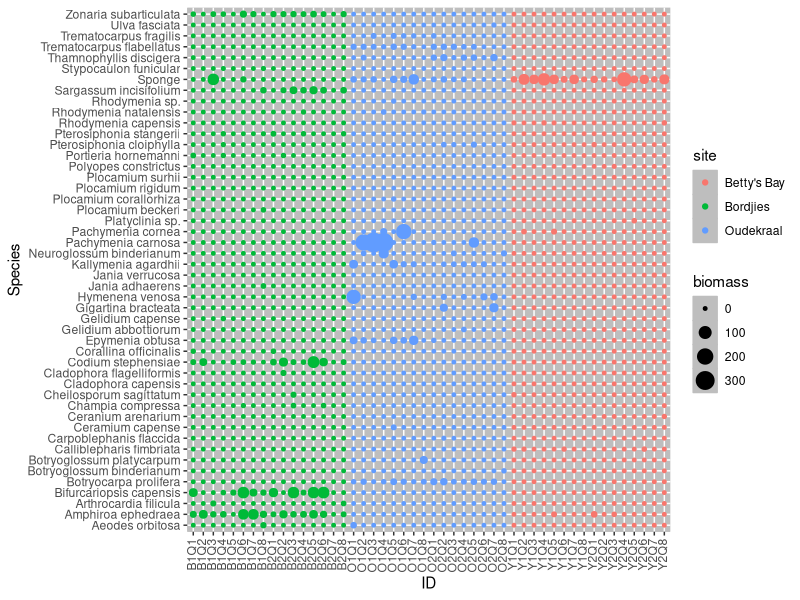

Generate this figure with R: (Note: this script raises an error after producing the figure.)
## ---- chunk 1
knitr::opts_chunk$set(include = TRUE, echo = FALSE, warning = FALSE,
                      message = FALSE, tidy = FALSE, cache = FALSE,
                      fig.align = 'center',
                      fig.show = 'hold', fig.path = 'figures/deeper-')
## ---- chunk 2

library(tidyverse)
library(vegan)
library(ggplot2)
library(reshape2)
library(gridExtra)

## ---- chunk 3

flora_df <- read.csv(file = "data/flora.csv", check.names = FALSE)
fauna_df <- read.csv(file = "data/fauna.csv", check.names = FALSE)
benthic <- read.csv(file = "data/benthic.csv", check.names = FALSE)
cover_df <- read.csv(file = "data/cover.csv", check.names = FALSE)
kelp_df <- read.csv(file = "data/kelp.csv", check.names = FALSE)

## ---- chunk 4

flora_lng <- melt(data = flora_df, value.name = "biomass", id.vars = c("site", "id"), variable.name = "species")

plot_flora <- ggplot(data = flora_lng, aes(x=id, y=species, colour = site, size =biomass)) +                   geom_point() + 
              theme(axis.text.x=element_text(angle = 90, hjust = 1, vjust = 0.3)) +
              theme(panel.background = element_rect(fill = 'grey', colour = 'grey')) +
              ylab("Species") + 
              xlab("ID")

fauna_lng <- melt(data = fauna_df, value.name = "biomass", id.vars = c("site", "id"), variable.name = "species")
              
plot_fauna <- ggplot(data = fauna_lng, aes(x=id, y=species, colour = site, size =biomass)) +                   geom_point() + 
              theme(axis.text.x=element_text(angle = 90, hjust = 1, vjust = 0.3)) +
              theme(panel.background = element_rect(fill = 'grey', colour = 'grey')) +
              ylab("Species") + 
              xlab("ID")

ggsave("figures/fig1.png", grid.arrange(plot_flora, plot_fauna))
grid.arrange(plot_flora, plot_fauna, ncol=1)
